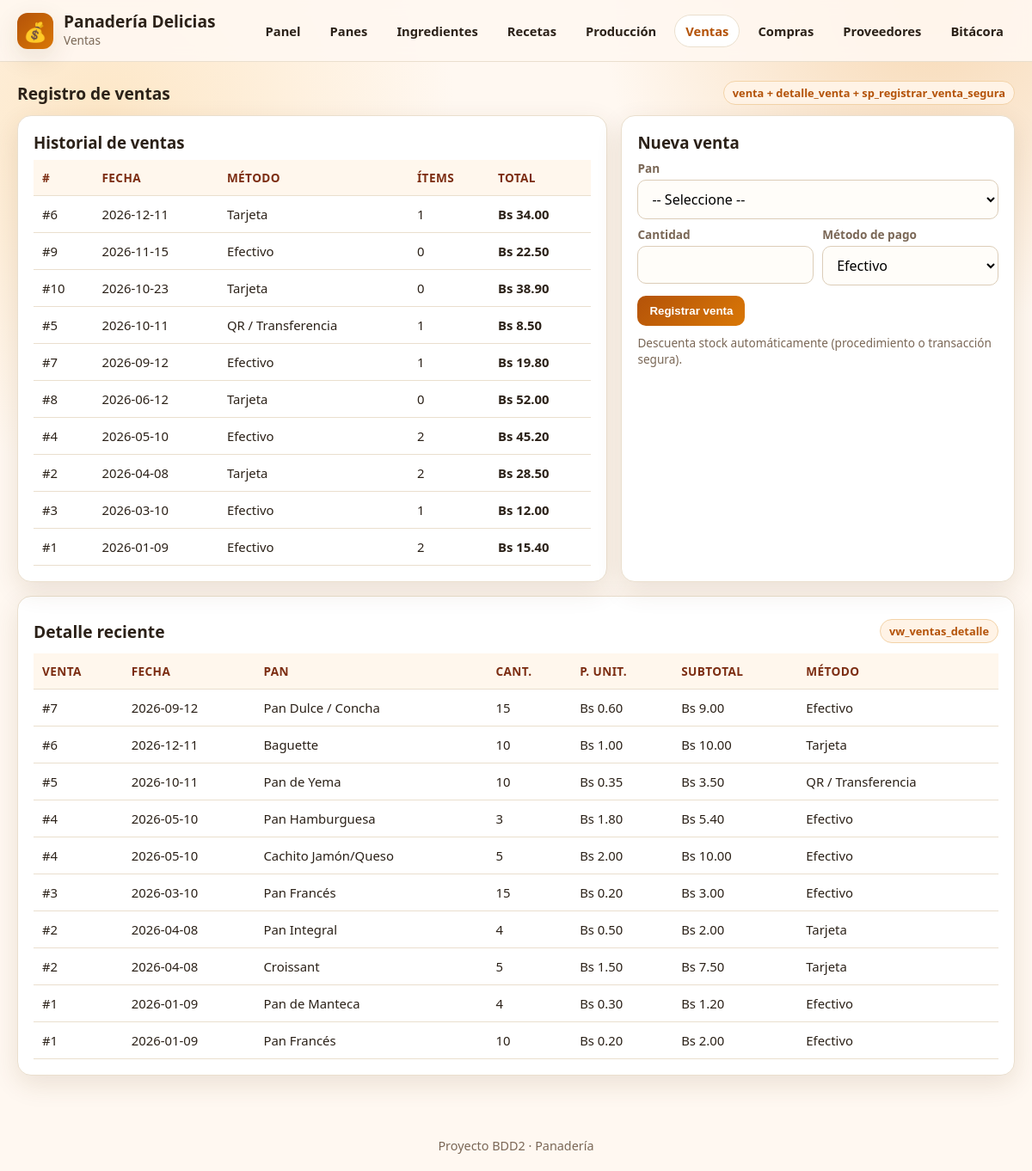
Page /ventas.php on the committed database.
### tables this page shows
create table venta (
id_venta int auto_increment primary key,
fecha date not null,
total decimal(10,2),
metodo_pago varchar(100),

    CHECK (total >= 0)
);

create table detalle_venta (
id_detalle_venta int auto_increment primary key,
id_venta int not null,
id_pan int not null,
cantidad int not null,
precio_unitario decimal(10,2) not null,
CHECK (cantidad > 0),
CHECK (precio_unitario >= 0),

    CONSTRAINT fk_detalleventa_venta
	FOREIGN KEY (id_venta) REFERENCES venta(id_venta),
    CONSTRAINT fk_detalleventa_pan
	FOREIGN KEY (id_pan) REFERENCES pan(id_pan)

);

create table pan (
    id_pan int auto_increment primary key,
    nombre varchar(100) NOT NULL,
    descripcion varchar(100),
    precio_venta decimal(10,2) not null,
    stock int not null default 0,

    CHECK (precio_venta >= 0),
    CHECK (stock >= 0)
);

### conexion.php (called while the page is built, shortened)
<?php
function h($v) { return htmlspecialchars((string)$v, ENT_QUOTES, 'UTF-8'); }
function q($conexion, $sql) { return $conexion->query($sql); }

### ventas.php (the view, shortened to what this page needs)
<?php
require_once 'conexion.php';
$ventas=q($conexion,"SELECT v.id_venta,v.fecha,v.metodo_pago,v.total,COUNT(d.id_detalle_venta) items FROM venta v LEFT JOIN detalle_venta d ON v.id_venta=d.id_venta GROUP BY v.id_venta ORDER BY v.fecha DESC,v.id_venta DESC");
$detalle=q($conexion,"SELECT v.id_venta,v.fecha,p.nombre pan,d.cantidad,d.precio_unitario,(d.cantidad*d.precio_unitario) subtotal,v.metodo_pago FROM venta v JOIN detalle_venta d ON v.id_venta=d.id_venta JOIN pan p ON d.id_pan=p.id_pan ORDER BY v.id_venta DESC,d.id_detalle_venta DESC LIMIT 20");
?>
<!DOCTYPE html><html lang="es"><head><meta charset="UTF-8"><meta name="viewport" content="width=device-width,initial-scale=1.0"><title>Ventas - Panadería</title></head><body>
<header><div class="topbar"><div class="brand"><div class="logo">💰</div><div><h1>Panadería Delicias</h1><span>Ventas</span></div></div>
<nav><a href="index.php">Panel</a><a href="productos.php">Panes</a><a href="ingredientes.php">Ingredientes</a><a href="recetas.php">Recetas</a><a href="produccion.php">Producción</a><a class="activo" href="ventas.php">Ventas</a><a href="compras.php">Compras</a><a href="proveedores.php">Proveedores</a><a href="auditoria.php">Bitácora</a></nav></div></header>
<div class="contenedor">
  <div class="section-title"><h3>Registro de ventas</h3><span class="badge">venta + detalle_venta + sp_registrar_venta_segura</span></div>
  <div class="layout">
    <div class="card"><h3 style="margin-bottom:8px">Historial de ventas</h3>
      <table><thead><tr><th>#</th><th>Fecha</th><th>Método</th><th>Ítems</th><th>Total</th></tr></thead><tbody>
      <?php if($ventas&&$ventas->num_rows): while($r=$ventas->fetch_assoc()): ?>
        <tr><td>#<?= h($r['id_venta']) ?></td><td><?= h($r['fecha']) ?></td><td><?= h($r['metodo_pago']) ?></td><td><?= h($r['items']) ?></td><td><strong>Bs <?= number_format((float)$r['total'],2) ?></strong></td></tr>
      <?php endwhile; else: ?><tr><td colspan="5" class="muted">Sin ventas.</td></tr><?php endif; ?>
      </tbody></table>
    </div>
    <div class="card"><h3 style="margin-bottom:8px">Nueva venta</h3>
      <form method="post"><input type="hidden" name="accion" value="vender">
        <label>Pan</label><select name="id_pan" required><option value="">-- Seleccione --</option>
        </select>
        <div class="row"><div><label>Cantidad</label><input type="number" min="1" name="cantidad" required></div>
        <div><label>Método de pago</label><select name="metodo_pago"><option>Efectivo</option><option>Tarjeta</option><option>QR / Transferencia</option></select></div></div>
        <div style="margin-top:12px"><button type="submit">Registrar venta</button></div>
      </form>
      <p class="muted" style="margin-top:10px;font-size:.85rem">Descuenta stock automáticamente (procedimiento o transacción segura).</p>
    </div>
  </div>
  <div class="card" style="margin-top:16px">
    <div class="section-title"><h3>Detalle reciente</h3><span class="badge">vw_ventas_detalle</span></div>
    <table><thead><tr><th>Venta</th><th>Fecha</th><th>Pan</th><th>Cant.</th><th>P. Unit.</th><th>Subtotal</th><th>Método</th></tr></thead><tbody>
      <?php if($detalle&&$detalle->num_rows): while($r=$detalle->fetch_assoc()): ?>
      <tr><td>#<?= h($r['id_venta']) ?></td><td><?= h($r['fecha']) ?></td><td><?= h($r['pan']) ?></td><td><?= h($r['cantidad']) ?></td><td>Bs <?= number_format((float)$r['precio_unitario'],2) ?></td><td>Bs <?= number_format((float)$r['subtotal'],2) ?></td><td><?= h($r['metodo_pago']) ?></td></tr>
      <?php endwhile; else: ?><tr><td colspan="7" class="muted">Sin detalle.</td></tr><?php endif; ?>
    </tbody></table>
  </div>
</div>
<footer>Proyecto BDD2 · Panadería</footer></body></html>

### ventas.php (style rules this page uses)
:root { --bg: #fff8f1; --card: #ffffff; --ink: #2b2118; --muted: #7a6756; --brand: #b45309; --brand2: #d97706; --accent: #16a34a; --danger: #dc2626; --line: #eadfce; --shadow: 0 10px 30px rgba(92, 55, 20, .12); }
* { box-sizing: border-box; margin: 0; padding: 0; }
body { font-family: "Segoe UI", Tahoma, sans-serif; color: var(--ink); background: radial-gradient(circle at 10% 10%, #fde7c7 0, transparent 25%), radial-gradient(circle at 90% 0%, #f7d9b5 0, transparent 22%), var(--bg); min-height: 100vh; }
header { position: sticky; top: 0; z-index: 10; backdrop-filter: blur(8px); background: rgba(255, 248, 241, .9); border-bottom: 1px solid var(--line); }
.topbar { max-width: 1200px; margin: 0 auto; padding: 14px 20px; display: flex; align-items: center; justify-content: space-between; gap: 16px; flex-wrap: wrap; }
.brand { display: flex; align-items: center; gap: 12px; }
.logo { width: 42px; height: 42px; border-radius: 12px; background: linear-gradient(135deg, var(--brand), var(--brand2)); color: #fff; display: grid; place-items: center; font-size: 22px; box-shadow: var(--shadow); }
.brand h1 { font-size: 1.2rem; line-height: 1.1; }
.brand span { color: var(--muted); font-size: .85rem; }
nav { display: flex; flex-wrap: wrap; gap: 8px; }
nav a { text-decoration: none; color: var(--ink); padding: 8px 12px; border-radius: 999px; border: 1px solid transparent; font-weight: 600; font-size: .92rem; }
nav a:hover, nav a.activo { background: #fff; border-color: var(--line); color: var(--brand); }
.contenedor { max-width: 1200px; margin: 22px auto; padding: 0 20px 30px; }
.card { background: var(--card); border: 1px solid var(--line); border-radius: 16px; padding: 18px; box-shadow: var(--shadow); }
.section-title { display: flex; align-items: center; justify-content: space-between; margin: 8px 0 12px; gap: 10px; flex-wrap: wrap; }
.section-title h3 { font-size: 1.2rem; }
.badge { background: #fff3e6; color: var(--brand); border: 1px solid #f3d3a8; padding: 4px 10px; border-radius: 999px; font-size: .8rem; font-weight: 600; }
table { width: 100%; border-collapse: collapse; }
th, td { padding: 11px 10px; border-bottom: 1px solid var(--line); text-align: left; font-size: .93rem; }
th { background: #fff7ed; color: #7c2d12; font-size: .85rem; text-transform: uppercase; letter-spacing: .03em; }
.layout { display: grid; grid-template-columns: 1.2fr .8fr; gap: 16px; }
form .row { display: grid; grid-template-columns: 1fr 1fr; gap: 10px; }
label { display: block; font-size: .85rem; color: var(--muted); margin: 8px 0 4px; font-weight: 600; }
input, select, textarea { width: 100%; padding: 10px 12px; border: 1px solid #dccdb8; border-radius: 10px; font: inherit; background: #fffdf9; }
button, .btn { background: linear-gradient(135deg, var(--brand), var(--brand2)); color: #fff; border: none; padding: 10px 14px; border-radius: 10px; font-weight: 700; cursor: pointer; text-decoration: none; display: inline-block; }
footer { text-align: center; color: var(--muted); padding: 20px; font-size: .9rem; }
.muted { color: var(--muted); }

### rows in the picture
venta: id_venta "6", fecha "2026-12-11", metodo_pago "Tarjeta", items "1", total "34.00"
venta: id_venta "9", fecha "2026-11-15", metodo_pago "Efectivo", items "0", total "22.50"
venta: id_venta "10", fecha "2026-10-23", metodo_pago "Tarjeta", items "0", total "38.90"
venta: id_venta "5", fecha "2026-10-11", metodo_pago "QR / Transferencia", items "1", total "8.50"
venta: id_venta "7", fecha "2026-09-12", metodo_pago "Efectivo", items "1", total "19.80"
venta: id_venta "8", fecha "2026-06-12", metodo_pago "Tarjeta", items "0", total "52.00"
venta: id_venta "4", fecha "2026-05-10", metodo_pago "Efectivo", items "2", total "45.20"
venta: id_venta "2", fecha "2026-04-08", metodo_pago "Tarjeta", items "2", total "28.50"
venta: id_venta "3", fecha "2026-03-10", metodo_pago "Efectivo", items "1", total "12.00"
venta: id_venta "1", fecha "2026-01-09", metodo_pago "Efectivo", items "2", total "15.40"
detalle_venta: id_venta.id_venta "7", id_venta.fecha "2026-09-12", id_pan.nombre "Pan Dulce / Concha", cantidad "15", precio_unitario "0.60", subtotal "9.00", id_venta.metodo_pago "Efectivo"
detalle_venta: id_venta.id_venta "6", id_venta.fecha "2026-12-11", id_pan.nombre "Baguette", cantidad "10", precio_unitario "1.00", subtotal "10.00", id_venta.metodo_pago "Tarjeta"
detalle_venta: id_venta.id_venta "5", id_venta.fecha "2026-10-11", id_pan.nombre "Pan de Yema", cantidad "10", precio_unitario "0.35", subtotal "3.50", id_venta.metodo_pago "QR / Transferencia"
detalle_venta: id_venta.id_venta "4", id_venta.fecha "2026-05-10", id_pan.nombre "Pan Hamburguesa", cantidad "3", precio_unitario "1.80", subtotal "5.40", id_venta.metodo_pago "Efectivo"
detalle_venta: id_venta.id_venta "4", id_venta.fecha "2026-05-10", id_pan.nombre "Cachito Jamón/Queso", cantidad "5", precio_unitario "2.00", subtotal "10.00", id_venta.metodo_pago "Efectivo"
detalle_venta: id_venta.id_venta "3", id_venta.fecha "2026-03-10", id_pan.nombre "Pan Francés", cantidad "15", precio_unitario "0.20", subtotal "3.00", id_venta.metodo_pago "Efectivo"
detalle_venta: id_venta.id_venta "2", id_venta.fecha "2026-04-08", id_pan.nombre "Pan Integral", cantidad "4", precio_unitario "0.50", subtotal "2.00", id_venta.metodo_pago "Tarjeta"
detalle_venta: id_venta.id_venta "2", id_venta.fecha "2026-04-08", id_pan.nombre "Croissant", cantidad "5", precio_unitario "1.50", subtotal "7.50", id_venta.metodo_pago "Tarjeta"
detalle_venta: id_venta.id_venta "1", id_venta.fecha "2026-01-09", id_pan.nombre "Pan de Manteca", cantidad "4", precio_unitario "0.30", subtotal "1.20", id_venta.metodo_pago "Efectivo"
detalle_venta: id_venta.id_venta "1", id_venta.fecha "2026-01-09", id_pan.nombre "Pan Francés", cantidad "10", precio_unitario "0.20", subtotal "2.00", id_venta.metodo_pago "Efectivo"
